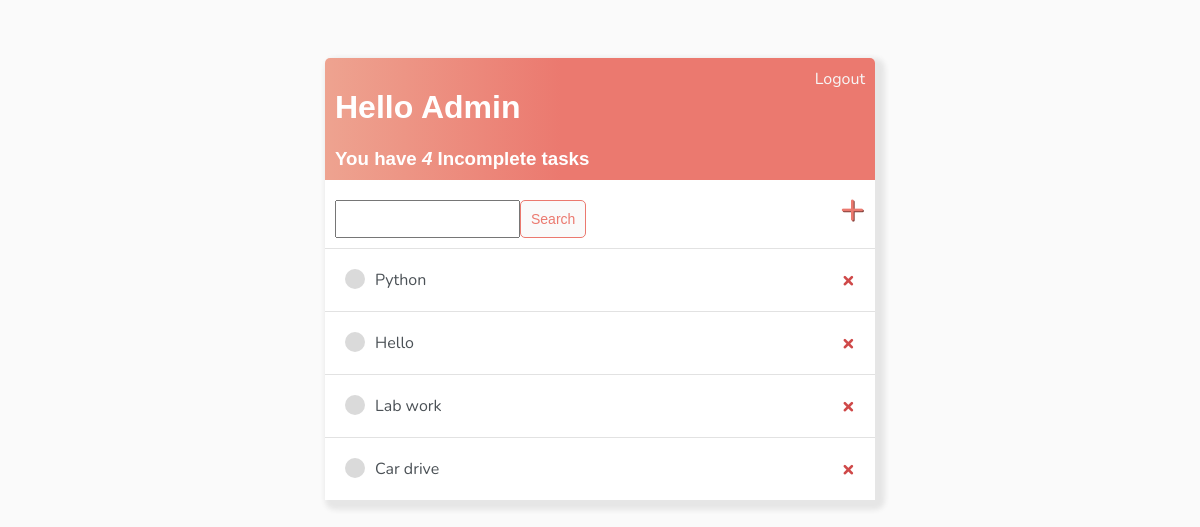
Before: / (signed in) with the older database file.
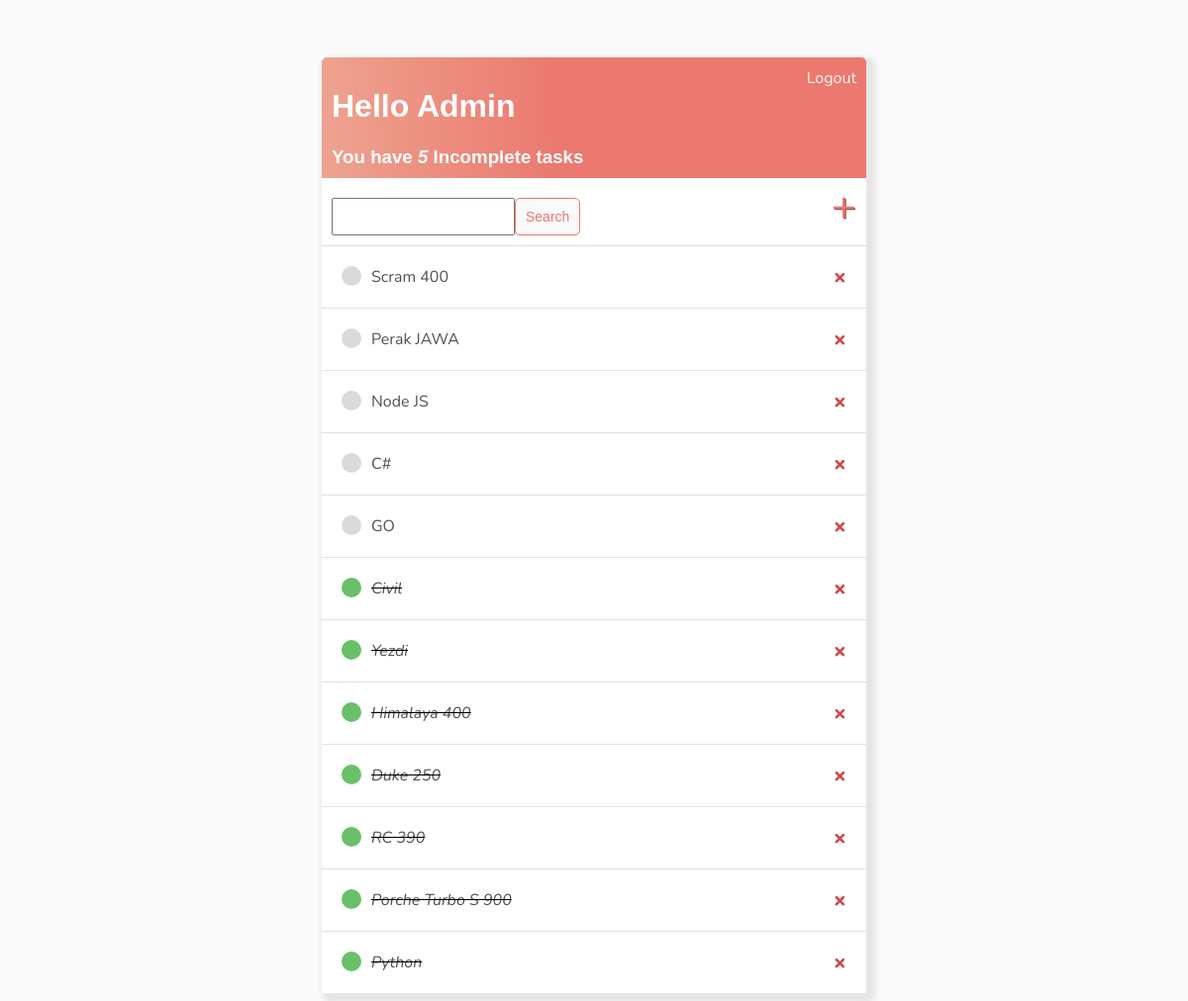
After: the same page with the newer database file.
### base/models.py (models this page shows)
class Task(models.Model):
    user = models.ForeignKey(
        User, on_delete=models.CASCADE, null=True, blank=True)
    title = models.CharField(max_length=200)
    description = models.TextField(null=Tree, blank=True)
    complete = models.BooleanField(default=False)
    created =  models.DateTimeField(auto_now_add=True)
    def __str__(self):
        return self.title
    class Meta:
        ordering = ['complete']

### base/views.py (the view)
# urls.py: path('', TaskList.as_view(), name='task-lsit'),
class TaskList(LoginRequiredMixin, ListView):
    model = Task
    context_object_name = 'tasks'
    def get_context_data(self, **kwargs):
        context = super().get_context_data(**kwargs)
        context['tasks'] = context['tasks'].filter(user=self.request.user)
        context['count'] = context['tasks'].filter(complete=False).count()
        search_input = self.request.GET.get('search-area') or ''
        if search_input:
            context['tasks'] = context['tasks'].filter(
                title__icontains=search_input)
        return context

### base/templates/base/task_list.html
{% extends 'base/main.html' %}
{% block content %}
<div class="header-bar">
    <div>
        <h1>Hello {{request.user|title}}</h1>
        <h3 style="margin: 0;">You have <i>{{count}}</i> Incomplete task{{ count|pluralize:"s" }}</h3>
    </div>
    {% if request.user.is_authenticated %}
        <a href="{% url 'logout' %}">Logout</a>
    {% else %}
        <a href="{% url 'login' %}">Login</a>
    {% endif %}
</div>
<div id="search-add-wrapper">
    <form method="GET" style="margin-top: 20px; display: flex;">
        <input type='search' name='search-area' value="{{search_input}}">
        <input class="button" type="submit" value='Search'>
    </form>
    <a id="add-link" href="{% url 'task-create' %}">&#x2b;</a>
</div>
<div class="task-item-wrapper">
    {% for task in tasks %}
    <div class="task-wrapper">
        {% if task.complete %}
            <div class="task-title">
                <div class="task-complete-icon"></div>
                <i><s><a href="{% url 'task-update' task.id %}">{{task}}</a></s></i>
            </div>
            <a class="delete-link" href="{% url 'task-delete' task.id %}">&#215;</a>
        {% else %}
            <div class="task-title">
                <div class="task-incomplete-icon"></div>
                <a href="{% url 'task-update' task.id %}">{{task}}</a>
            </div>
            <a class="delete-link" href="{% url 'task-delete' task.id %}">&#215;</a>
        {% endif %}
    </div>
    {% empty %}
        <h3>No items</h3>
    {% endfor %}
</div>
{% endblock content %}

### base/templates/base/main.html (shortened to what this page needs)
<!DOCTYPE html>
<html lang="en">
<head>
</head>
<body>
    <div class="container">
        {% block content %}
        {% endblock content %}
    </div>
</body>
</html>

### base/templates/base/main.html (style rules this page uses)
body { background-color: #fafafa; font-family: 'Nunito', sans-serif; padding-top: 50px; }
h1, h2, h3, h4, h5, h6 { font-family: 'Raleway', sans-serif; }
a, p { color: #4b5156; }
.container { max-width: 550px; margin: auto; background-color: #fff; box-shadow: 5px 5px 5px 5px #e6e6e6; border-radius: 5px; }
.header-bar { display: flex; justify-content: space-between; color: #fff; padding: 10px; border-radius: 5px 5px 0 0; background: linear-gradient(90deg, #EEA390 0%, #EB796F 43%, #EB796F 100%); }
.header-bar a { color: rgb(247, 247, 247); text-decoration: none; }
.task-wrapper { display: flex; align-items: center; justify-content: space-between; padding: 20px; background-color: #fff; border-top: 1px solid rgb(226, 226, 226); }
.task-title { display: flex; }
.task-title a { text-decoration: none; color: #4b5156; margin-left: 10px; }
.task-complete-icon { height: 20px; width: 20px; background-color: rgb(105, 192, 105); border-radius: 50%; }
.task-incomplete-icon { height: 20px; width: 20px; background-color: rgb(218, 218, 218); border-radius: 50%; }
.delete-link { text-decoration: none; font-weight: 900; color: #cf4949; font-size: 22px; line-height: 0; }
#search-add-wrapper { display: flex; justify-content: space-between; align-items: center; padding: 10px; padding-top: 0px; }
#add-link { color: #EB796F; text-decoration: none; font-size: 42px; text-shadow: 1px 1px #81413b; }
.button { border: 1px solid #EB796F; background-color: #fafafa; color: #EB796F; padding: 10px; font-size: 14px; border-radius: 5px; cursor: pointer; text-decoration: none; }

Changed rows visible on the page:
removed Task: title "Hello"
removed Task: title "Lab work"
removed Task: title "Car drive"
added Task: title "Scram 400"
added Task: title "Perak JAWA"
added Task: title "Node JS"
added Task: title "C#"
added Task: title "GO"
added Task: title "Civil"
added Task: title "Yezdi"
added Task: title "Himalaya 400"
added Task: title "Duke 250"
added Task: title "RC 390"
added Task: title "Porche Turbo S 900"
Other visible differences:
{{ count }}: "4" → "5"
